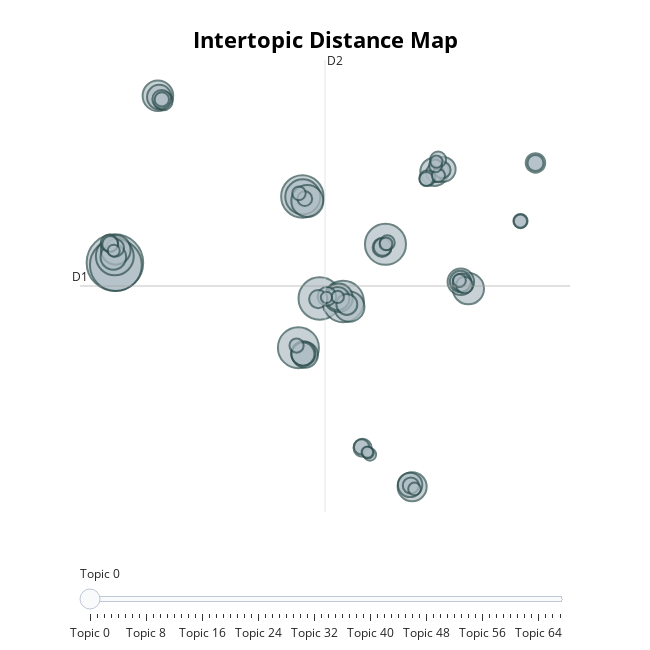

The code cell stored with this chart in its notebook:
### Code cell
from sklearn.feature_extraction.text import CountVectorizer
from umap import UMAP
from sentence_transformers import SentenceTransformer
from bertopic import BERTopic
from hdbscan import HDBSCAN

dataset_bert = pd.read_csv('cleaned_dataset (1).csv')
dataset_bert = dataset_bert[dataset_bert["NPS"] <= 6]
#sentence_model = SentenceTransformer("all-MiniLM-L6-v2")
sentence_model = SentenceTransformer('all-mpnet-base-v2')
# Create a BERTopic instance
hdbscan_model = HDBSCAN(min_cluster_size=200)
umap_model = UMAP(random_state=1)
model_bert = BERTopic(language="english", n_gram_range=(1, 3), embedding_model=sentence_model, hdbscan_model=hdbscan_model, umap_model=umap_model, vectorizer_model=CountVectorizer(stop_words='english'))


# Fit the model on your documents
topics, probabilities = model_bert.fit_transform(dataset_bert["translated_comment"])

# Explore the topics
for topic in model_bert.get_topic_info().head(5).itertuples():
    print(f"Topic {topic.Topic}: {topic.Name}")

# To visualize topics
model_bert.visualize_topics()
